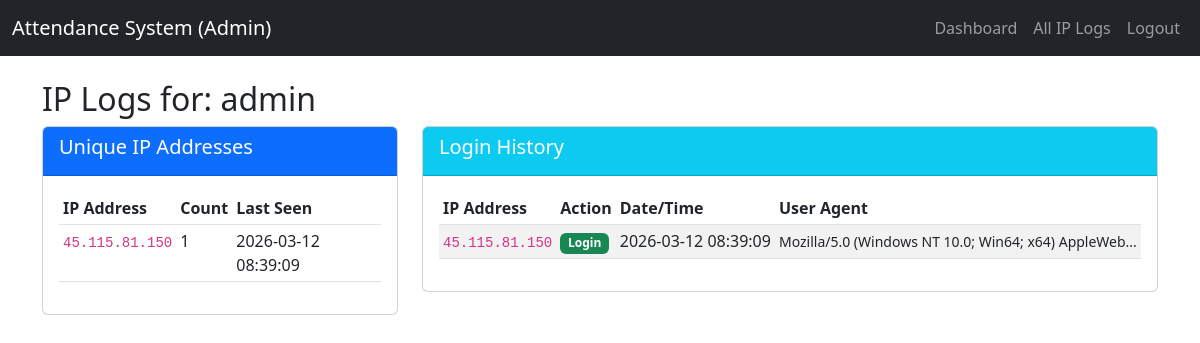
The page /admin/ip-logs/1 (signed in) on the database as committed earlier.
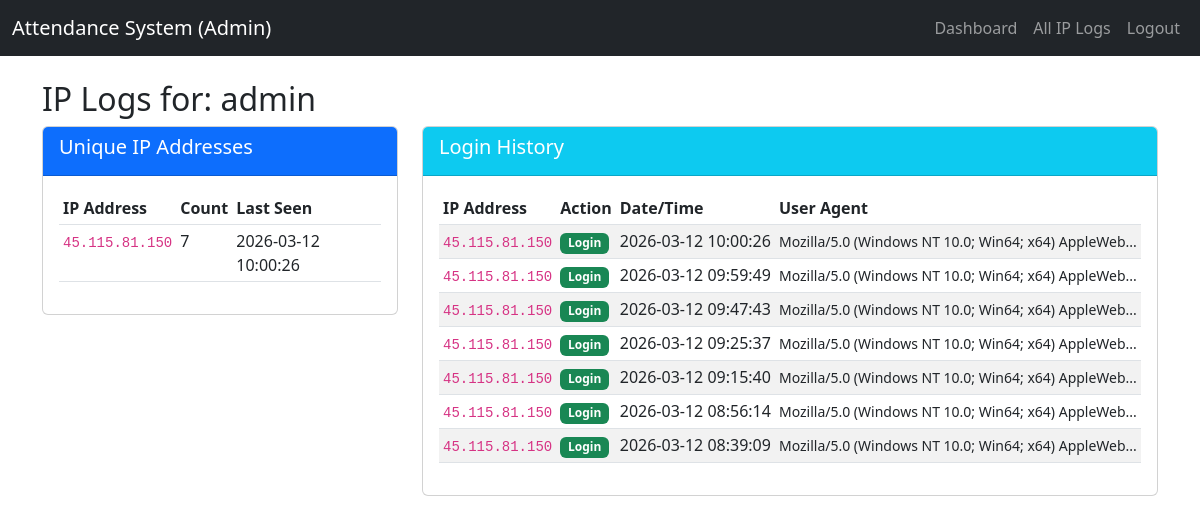
The same page on the database as committed later.
### tables this page shows
CREATE TABLE ip_logs (
                    id INTEGER PRIMARY KEY AUTOINCREMENT,
                    user_id INTEGER NOT NULL,
                    ip_address TEXT NOT NULL,
                    user_agent TEXT,
                    action TEXT DEFAULT 'login',
                    created_at DATETIME DEFAULT CURRENT_TIMESTAMP,
                    FOREIGN KEY(user_id) REFERENCES users(id)
                );

### app.py (the view)
@app.route('/admin/ip-logs/<int:user_id>')
@login_required
@admin_required
def user_ip_logs(user_id):
    user = query_db('SELECT username FROM users WHERE id = ?', [user_id], one=True)
    if not user:
        flash('User not found', 'danger')
        return redirect(url_for('admin_ip_logs'))
    logs = query_db('''
        SELECT * FROM ip_logs
        WHERE user_id = ?
        ORDER BY created_at DESC
    ''', [user_id])
    unique_ips = query_db('''
        SELECT DISTINCT ip_address, COUNT(*) as count, MAX(created_at) as last_seen
        FROM ip_logs
        WHERE user_id = ?
        GROUP BY ip_address
        ORDER BY last_seen DESC
    ''', [user_id])
    return render_template('user_ip_logs.html', logs=logs, unique_ips=unique_ips, user=user)

### app.py (called while the page is built)
def get_db():
    if DATABASE_URL and DATABASE_URL.startswith('postgres'):
        if not hasattr(g, '_database'):
            g._database = psycopg2.connect(DATABASE_URL, cursor_factory=RealDictCursor)
        return g._database
    else:
        db = getattr(g, '_database', None)
        if db is None:
            db = g._database = sqlite3.connect('attendance.db')
            db.row_factory = sqlite3.Row
        return db

@app.teardown_appcontext
def close_connection(exception):
    db = getattr(g, '_database', None)
    if db is not None:
        db.close()

def query_db(query, args=(), one=False):
    try:
        conn = get_db()
        if DATABASE_URL and DATABASE_URL.startswith('postgres'):
            cur = conn.cursor()
            cur.execute(query.replace('?', '%s'), args)
            rv = cur.fetchall()
            cur.close()
            return (rv[0] if rv else None) if one else rv
        else:
            cur = conn.execute(query, args)
            rv = cur.fetchall()
            cur.close()
            return (rv[0] if rv else None) if one else rv
    except Exception as e:
        app.logger.error(f"Database query error: {str(e)}")
        raise

### templates/user_ip_logs.html (shortened to what this page needs)
<!DOCTYPE html>
<html lang="en">
<head>
    <link href="https://cdn.jsdelivr.net/npm/bootstrap@5.3.0/dist/css/bootstrap.min.css" rel="stylesheet">
</head>
<body>
    <nav class="navbar navbar-expand-lg navbar-dark bg-dark">
        <div class="container-fluid">
            <a class="navbar-brand" href="#">Attendance System (Admin)</a>
            <div class="collapse navbar-collapse">
                <ul class="navbar-nav ms-auto">
                    <li class="nav-item"><a class="nav-link" href="{{ url_for('dashboard') }}">Dashboard</a></li>
                    <li class="nav-item"><a class="nav-link" href="{{ url_for('admin_ip_logs') }}">All IP Logs</a></li>
                    <li class="nav-item"><a class="nav-link" href="{{ url_for('logout') }}">Logout</a></li>
                </ul>
            </div>
        </div>
    </nav>
    <div class="container mt-4">
        <h2>IP Logs for: {{ user.username }}</h2>
        <div class="row">
            <div class="col-md-4">
                <div class="card mb-4">
                    <div class="card-header bg-primary text-white">
                        <h5>Unique IP Addresses</h5>
                    </div>
                    <div class="card-body">
                        <table class="table table-sm">
                            <thead>
                                <tr>
                                    <th>IP Address</th>
                                    <th>Count</th>
                                    <th>Last Seen</th>
                                </tr>
                            </thead>
                            <tbody>
                                {% for ip in unique_ips %}
                                <tr>
                                    <td><code>{{ ip.ip_address }}</code></td>
                                    <td>{{ ip.count }}</td>
                                    <td>{{ ip.last_seen }}</td>
                                </tr>
                                {% endfor %}
                            </tbody>
                        </table>
                    </div>
                </div>
            </div>
            <div class="col-md-8">
                <div class="card">
                    <div class="card-header bg-info text-white">
                        <h5>Login History</h5>
                    </div>
                    <div class="card-body">
                        <table class="table table-sm table-striped">
                            <thead>
                                <tr>
                                    <th>IP Address</th>
                                    <th>Action</th>
                                    <th>Date/Time</th>
                                    <th>User Agent</th>
                                </tr>
                            </thead>
                            <tbody>
                                {% for log in logs %}
                                <tr>
                                    <td><code>{{ log.ip_address }}</code></td>
                                    <td>
                                        {% if log.action == 'login' %}
                                            <span class="badge bg-success">Login</span>
                                        {% else %}
                                            <span class="badge bg-secondary">{{ log.action }}</span>
                                        {% endif %}
                                    </td>
                                    <td>{{ log.created_at }}</td>
                                    <td><small>{{ log.user_agent[:50] }}...</small></td>
                                </tr>
                                {% endfor %}
                            </tbody>
                        </table>
                    </div>
                </div>
            </div>
        </div>
    </div>
</body>
</html>

Rows that differ between the two databases and show on the page:
added ip_logs: ip_address "45.115.81.150", action "Login", created_at "2026-03-12 10:00:26", user_agent "Mozilla/5.0 (Windows NT 10.0; Win64; x64) AppleWeb"
added ip_logs: ip_address "45.115.81.150", action "Login", created_at "2026-03-12 09:59:49", user_agent "Mozilla/5.0 (Windows NT 10.0; Win64; x64) AppleWeb"
added ip_logs: ip_address "45.115.81.150", action "Login", created_at "2026-03-12 09:47:43", user_agent "Mozilla/5.0 (Windows NT 10.0; Win64; x64) AppleWeb"
added ip_logs: ip_address "45.115.81.150", action "Login", created_at "2026-03-12 09:25:37", user_agent "Mozilla/5.0 (Windows NT 10.0; Win64; x64) AppleWeb"
added ip_logs: ip_address "45.115.81.150", action "Login", created_at "2026-03-12 09:15:40", user_agent "Mozilla/5.0 (Windows NT 10.0; Win64; x64) AppleWeb"
added ip_logs: ip_address "45.115.81.150", action "Login", created_at "2026-03-12 08:56:14", user_agent "Mozilla/5.0 (Windows NT 10.0; Win64; x64) AppleWeb"
Other text that changed with them:
new list line: "45.115.81.150 7 2026-03-12 10:00:26"
list line gone: "45.115.81.150 1 2026-03-12 08:39:09"
